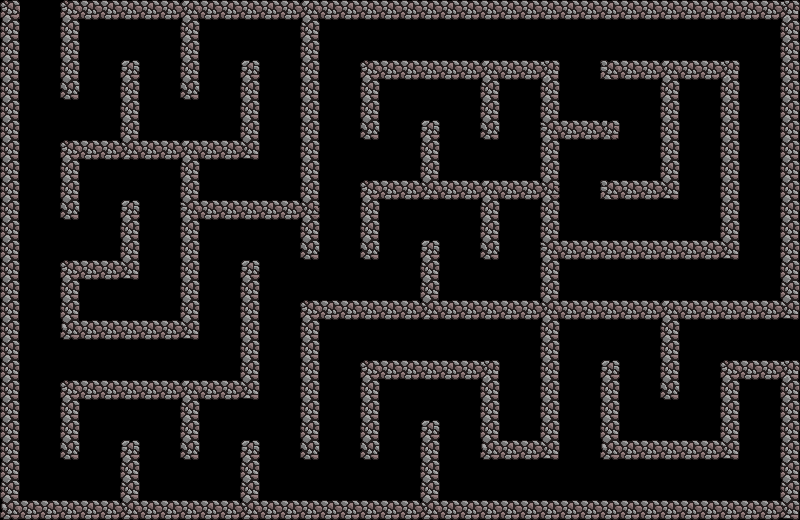

Tiled map render using the project's own tile images. Description and the whole map definition, tile-layer contents included, below:
An orthogonal 40x26 tile map with 20x20 px tiles, 1 tile layer (walls).

<map version="1.0" tiledversion="1.1.5" orientation="orthogonal" renderorder="right-down" width="40" height="26" tilewidth="20" tileheight="20" infinite="0" nextobjectid="1">
 <tileset firstgid="1" name="tileset_sprite" tilewidth="20" tileheight="20" tilecount="44" columns="11">
  <image source="../img/tileset_sprite.png" width="220" height="80" />
 </tileset>
 <layer name="walls" width="40" height="26">
  <data encoding="csv">
1,0,0,1,2,2,2,2,2,10,2,2,2,2,2,10,2,2,2,2,2,2,2,2,2,2,2,2,2,2,2,2,2,2,2,2,2,2,2,3,
12,0,0,12,0,0,0,0,0,12,0,0,0,0,0,12,0,0,0,0,0,0,0,0,0,0,0,0,0,0,0,0,0,0,0,0,0,0,0,12,
12,0,0,12,0,0,0,0,0,12,0,0,0,0,0,12,0,0,0,0,0,0,0,0,0,0,0,0,0,0,0,0,0,0,0,0,0,0,0,12,
12,0,0,12,0,0,6,0,0,12,0,0,6,0,0,12,0,0,1,2,2,2,2,2,10,2,2,3,0,0,16,2,2,10,2,2,3,0,0,12,
12,0,0,28,0,0,12,0,0,28,0,0,12,0,0,12,0,0,12,0,0,0,0,0,12,0,0,12,0,0,0,0,0,12,0,0,12,0,0,12,
12,0,0,0,0,0,12,0,0,0,0,0,12,0,0,12,0,0,12,0,0,0,0,0,12,0,0,12,0,0,0,0,0,12,0,0,12,0,0,12,
12,0,0,0,0,0,12,0,0,0,0,0,12,0,0,12,0,0,28,0,0,6,0,0,28,0,0,20,2,2,18,0,0,12,0,0,12,0,0,12,
12,0,0,1,2,2,21,2,2,10,2,2,14,0,0,12,0,0,0,0,0,12,0,0,0,0,0,12,0,0,0,0,0,12,0,0,12,0,0,12,
12,0,0,12,0,0,0,0,0,12,0,0,0,0,0,12,0,0,0,0,0,12,0,0,0,0,0,12,0,0,0,0,0,12,0,0,12,0,0,12,
12,0,0,12,0,0,0,0,0,12,0,0,0,0,0,12,0,0,1,2,2,21,2,2,10,2,2,22,0,0,16,2,2,14,0,0,12,0,0,12,
12,0,0,28,0,0,6,0,0,20,2,2,2,2,2,22,0,0,12,0,0,0,0,0,12,0,0,12,0,0,0,0,0,0,0,0,12,0,0,12,
12,0,0,0,0,0,12,0,0,12,0,0,0,0,0,12,0,0,12,0,0,0,0,0,12,0,0,12,0,0,0,0,0,0,0,0,12,0,0,12,
12,0,0,0,0,0,12,0,0,12,0,0,0,0,0,28,0,0,28,0,0,6,0,0,28,0,0,20,2,2,2,2,2,2,2,2,14,0,0,12,
12,0,0,1,2,2,14,0,0,12,0,0,6,0,0,0,0,0,0,0,0,12,0,0,0,0,0,12,0,0,0,0,0,0,0,0,0,0,0,12,
12,0,0,12,0,0,0,0,0,12,0,0,12,0,0,0,0,0,0,0,0,12,0,0,0,0,0,12,0,0,0,0,0,0,0,0,0,0,0,12,
12,0,0,12,0,0,0,0,0,12,0,0,12,0,0,1,2,2,2,2,2,21,2,2,2,2,2,17,2,2,2,2,2,10,2,2,2,2,2,14,
12,0,0,23,2,2,2,2,2,14,0,0,12,0,0,12,0,0,0,0,0,0,0,0,0,0,0,12,0,0,0,0,0,12,0,0,0,0,0,0,
12,0,0,0,0,0,0,0,0,0,0,0,12,0,0,12,0,0,0,0,0,0,0,0,0,0,0,12,0,0,0,0,0,12,0,0,0,0,0,0,
12,0,0,0,0,0,0,0,0,0,0,0,12,0,0,12,0,0,1,2,2,2,2,2,3,0,0,12,0,0,6,0,0,12,0,0,1,2,2,3,
12,0,0,1,2,2,2,2,2,10,2,2,14,0,0,12,0,0,12,0,0,0,0,0,12,0,0,12,0,0,12,0,0,28,0,0,12,0,0,12,
12,0,0,12,0,0,0,0,0,12,0,0,0,0,0,12,0,0,12,0,0,0,0,0,12,0,0,12,0,0,12,0,0,0,0,0,12,0,0,12,
12,0,0,12,0,0,0,0,0,12,0,0,0,0,0,12,0,0,12,0,0,6,0,0,12,0,0,12,0,0,12,0,0,0,0,0,12,0,0,12,
12,0,0,28,0,0,6,0,0,28,0,0,6,0,0,28,0,0,28,0,0,12,0,0,23,2,2,14,0,0,23,2,2,2,2,2,14,0,0,12,
12,0,0,0,0,0,12,0,0,0,0,0,12,0,0,0,0,0,0,0,0,12,0,0,0,0,0,0,0,0,0,0,0,0,0,0,0,0,0,12,
12,0,0,0,0,0,12,0,0,0,0,0,12,0,0,0,0,0,0,0,0,12,0,0,0,0,0,0,0,0,0,0,0,0,0,0,0,0,0,12,
23,2,2,2,2,2,21,2,2,2,2,2,21,2,2,2,2,2,2,2,2,21,2,2,2,2,2,2,2,2,2,2,2,2,2,2,2,2,2,14
</data>
 </layer>
</map>